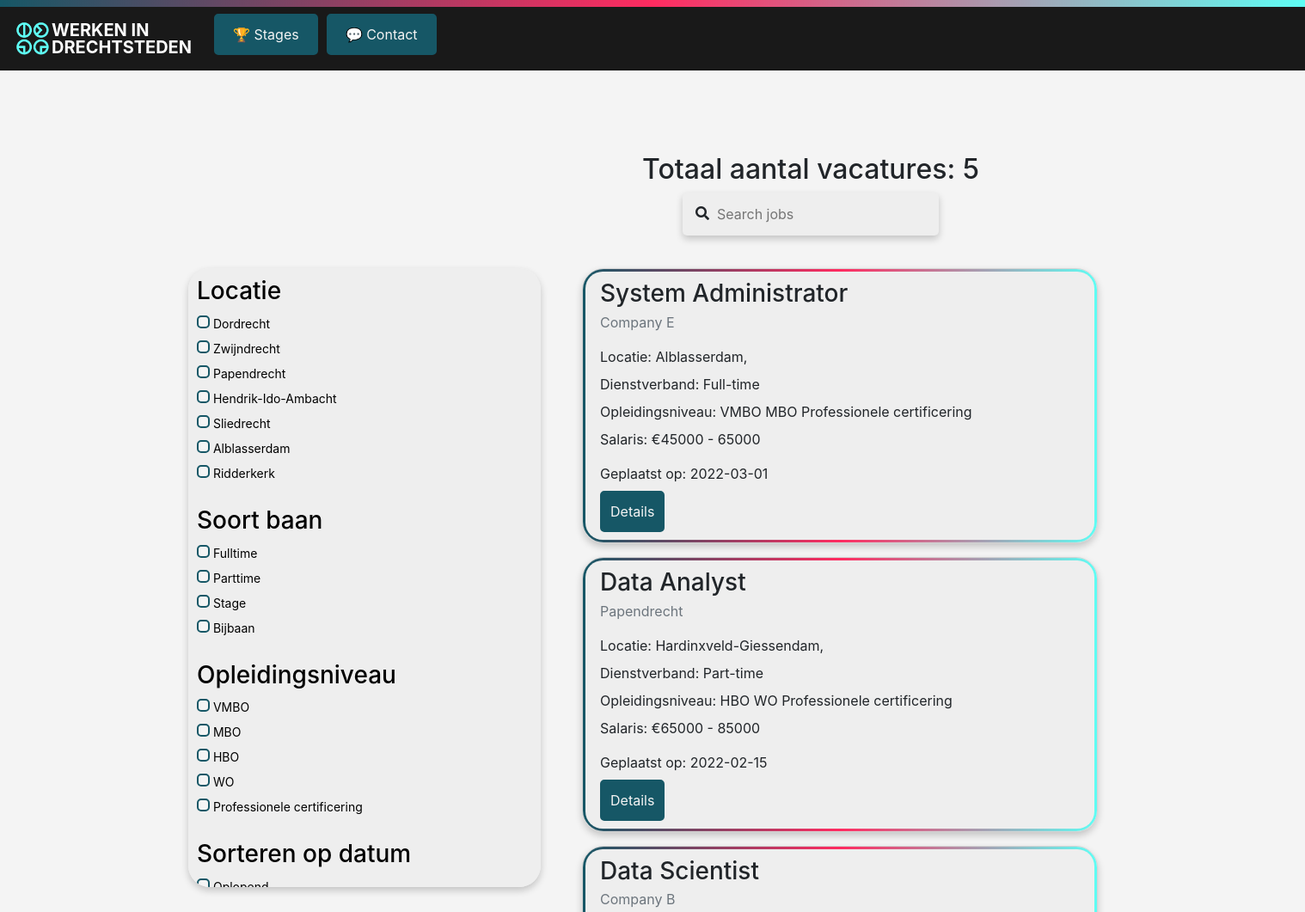
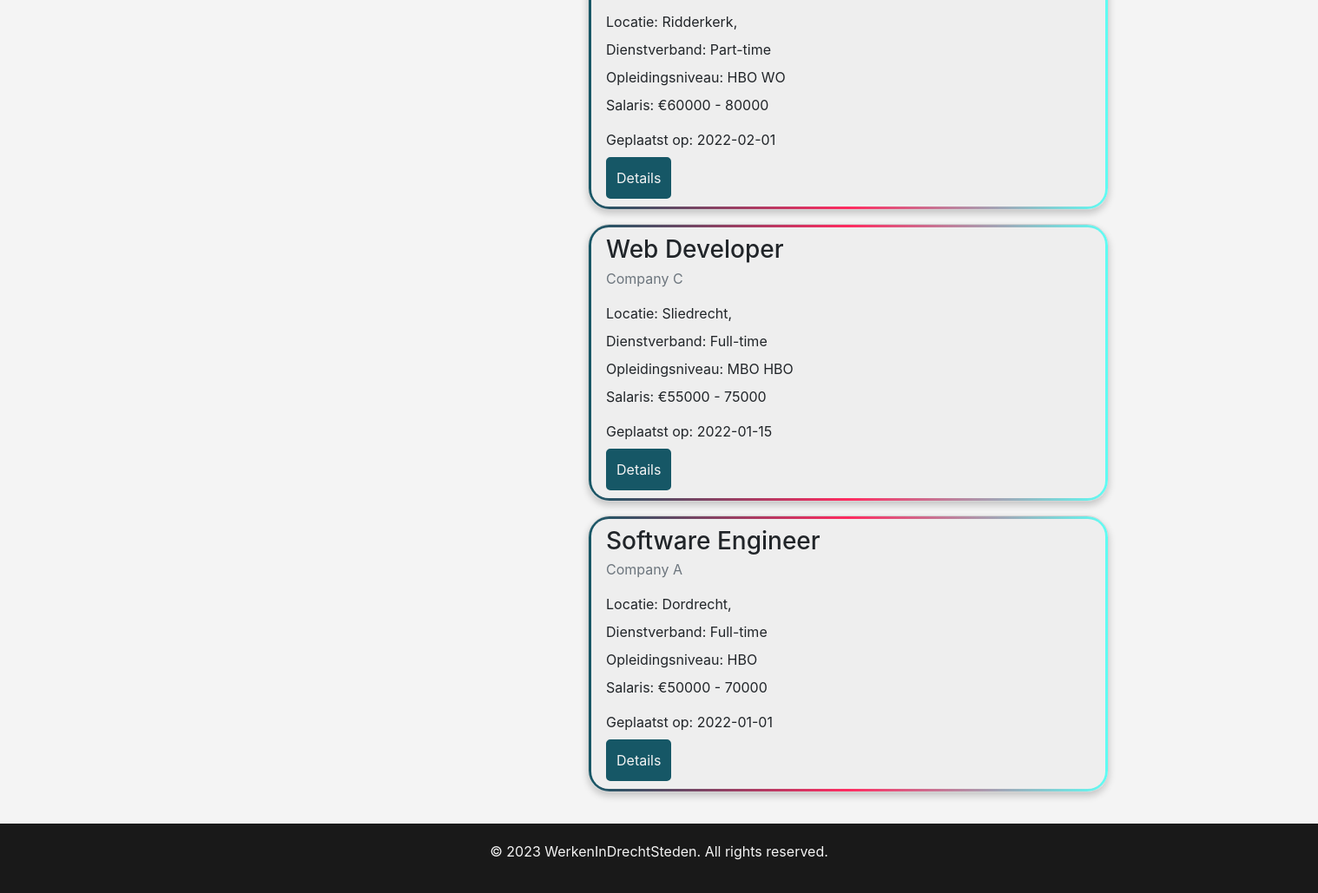
The page / on the database its author committed (2 pictures, top to bottom).
### jobsearch/models.py (models this page shows, shortened)
class JobListing(models.Model):
    job_title = models.CharField(max_length=200)
    employer_name = models.CharField(max_length=200)
    job_city = models.CharField(max_length=200)
    job_employment_type = models.CharField(max_length=200)
    job_educational_level = models.JSONField()  # Requires Django 3.1+
    job_min_salary = models.IntegerField()
    job_max_salary = models.IntegerField()
    job_posted_at_datetime_utc = models.DateTimeField()
    job_description = models.TextField()
    employer_website = models.URLField()

### jobsearch/views.py (the view)
# urls.py: path("", views.main_page, name="main_page"),
def main_page(request, page=1):
    job_listings = JobListing.objects.all().order_by('-job_posted_at_datetime_utc').values()
    location_values = request.GET.getlist("location")
    type_values = request.GET.getlist("type")
    education_values = request.GET.getlist("education")
    sort_date = request.GET.get("sort_date", "")
    sort_title = request.GET.get("sort_title", "")
    query = request.GET.get("query", "")
    if ":" in query:
        query_dict = dict(item.split(":") for item in query.split(", ") if ":" in item)
    else:
        query_dict = {"title": query}
    filters = {
        "location": lambda job, values: job["job_city"].lower() in [value.lower() for value in
                                                                    values] if values else True,
        "type": lambda job, values: job["job_employment_type"].replace(" ", "").lower() in [
            value.replace(" ", "").lower() for value in values] if values else True,
        "education": lambda job, values: any(job["job_educational_level"].get(level) == True for level in values),
        "title": lambda job, values: any(term in job["job_title"].lower() for term in values[0].lower().split()),
        "employer": lambda job, values: any(term in job["employer_name"].lower() for term in values[0].lower().split()),
    }
    if location_values:
        job_listings = [job for job in job_listings if filters["location"](job, location_values)]
    if type_values:
        job_listings = [job for job in job_listings if filters["type"](job, type_values)]
    if education_values:
        job_listings = [job for job in job_listings if filters["education"](job, education_values)]
    for filter_name, filter_func in filters.items():
        filter_values = query_dict.get(filter_name, "").split()
        if filter_values:
            job_listings = [job for job in job_listings if filter_func(job, filter_values)]
    sort_date = request.GET.get("sort_date", "")
    sort_title = request.GET.get("sort_title", "")
    sort_options = {
        "sort_date": lambda: job_listings.order_by(
            "-job_posted_at_datetime_utc" if sort_date.lower() == "desc" else "job_posted_at_datetime_utc"),
        "sort_title": lambda: job_listings.order_by("-job_title" if sort_title.lower() == "desc" else "job_title"),
    }
    for sort_name, sort_func in sort_options.items():
        sort_value = request.GET.get(sort_name, "")
        if sort_value:
            job_listings = sort_func()
    for job in job_listings:
        job["salary"] = f"{job['job_min_salary']} - {job['job_max_salary']}"
    total_jobs = len(job_listings)
    paginator = Paginator(job_listings, 10)
    page_obj = paginator.get_page(page)
    return django.shortcuts.render(
        request,
        "jobsearch/main_page.html",
        {
            "page_obj": page_obj,
            "results_count": len(job_listings),
            "total_jobs": total_jobs,
        },
    )

### jobsearch/templates/jobsearch/main_page.html (shortened to what this page needs)
{% extends "jobsearch/base.html" %}
{% load static %}
{% block content %}
<main class="container mt-5">
    <div class="content-column">
        <h2 class="job-count">Totaal aantal vacatures: {{ total_jobs }}</h2>
        <div class="filter-section">
            <div class="search-bar-wrapper">
                <div class="search-bar">
                    <form method="GET" action="">
                        <label>
                            <input type="text" name="query" placeholder="Search jobs" value="{{ request.GET.query }}">
                        </label>
                    </form>
                    <i class="fas fa-search"></i>
                </div>
            </div>
        </div>
        <section class="d-flex">
            <form method="get" class="form-filter mr-5">
                <div class="filter-section">
                    <h3>Locatie</h3>
                    <div class="checkbox">
                        <div>
                            <input type="checkbox" id="location1" name="location" value="Dordrecht">
                            <label for="location1">Dordrecht</label>
                        </div>
                        <div>
                            <input type="checkbox" id="location2" name="location" value="Zwijndrecht">
                            <label for="location2">Zwijndrecht</label>
                        </div>
                        <div>
                            <input type="checkbox" id="location3" name="location" value="Papendrecht">
                            <label for="location3">Papendrecht</label>
                        </div>
                        <div>
                            <input type="checkbox" id="location4" name="location" value="Hendrik-Ido-Ambacht">
                            <label for="location4">Hendrik-Ido-Ambacht</label>
                        </div>
                        <div>
                            <input type="checkbox" id="location5" name="location" value="Sliedrecht">
                            <label for="location5">Sliedrecht</label>
                        </div>
                        <div>
                            <input type="checkbox" id="location6" name="location" value="Alblasserdam">
                            <label for="location6">Alblasserdam</label>
                        </div>
                        <div>
                            <input type="checkbox" id="location7" name="location" value="Ridderkerk">
                            <label for="location7">Ridderkerk</label>
                        </div>
                    </div>
                </div>
                <div class="filter-section">
                    <h3>Soort baan</h3>
                    <div class="checkbox">
                        <div>
                            <input type="checkbox" id="type1" name="type" value="Full-time">
                            <label for="type1">Fulltime</label>
                        </div>
                        <div>
                            <input type="checkbox" id="type2" name="type" value="Part-time">
                            <label for="type2">Parttime</label>
                        </div>
                        <div>
                            <input type="checkbox" id="type3" name="type" value="Stage">
                            <label for="type3">Stage</label>
                        </div>
                        <div>
                            <input type="checkbox" id="type4" name="type" value="Bijbaan">
                            <label for="type4">Bijbaan</label>
                        </div>
                    </div>
                </div>
                <div class="filter-section">
                    <h3>Opleidingsniveau</h3>
                    <div class="checkbox">
                        <div>
                            <input type="checkbox" id="education1" name="education" value="high_school">
                            <label for="education1">VMBO</label>
                        </div>
                        <div>
                            <input type="checkbox" id="education2" name="education" value="associates_degree">
                            <label for="education2">MBO</label>
                        </div>
                        <div>
                            <input type="checkbox" id="education3" name="education" value="bachelors_degree">
                            <label for="education3">HBO</label>
                        </div>
                        <div>
                            <input type="checkbox" id="education4" name="education" value="postgraduate_degree">
                            <label for="education4">WO</label>
                        </div>
                        <div>
                            <input type="checkbox" id="education5" name="education" value="professional_certification">
                            <label for="education5">Professionele certificering</label>
                        </div>
                    </div>
                </div>
                <div class="filter-section">
                    <h3>Sorteren op datum</h3>
                    <div class="checkbox">
                        <div>
                            <input type="radio" id="date_asc" name="sort_date" value="asc">
                            <label for="date_asc">Oplopend</label>
                        </div>
                    </div>
                </div>
            </form>
            <div class="job-listings flex-grow-1">
                {% for job in page_obj %}
                <div class="job-listings flex-grow-1">
                    <li class="list-group-item mb-3 company">
                            <h3 class="mb-1">{{ job.job_title }}</h3>
                        <p class="text-muted">{{ job.employer_name }}</p>
                        <p class="mb-2">Locatie: {{ job.job_city }}, {{ job.job_state }}</p>
                        <p class="mb-2">Dienstverband: {{ job.job_employment_type }}</p>
                        <p class="mb-2">
                            Opleidingsniveau:
                            {% if True in job.job_educational_level.values %}
                                {% for level, required in job.job_educational_level.items %}
                                    {% if required %}
                                        {% if level == "high_school" %}
                                            VMBO
                                        {% elif level == "associates_degree" %}
                                            MBO
                                        {% elif level == "bachelors_degree" %}
                                            HBO
                                        {% elif level == "postgraduate_degree" %}
                                            WO
                                        {% elif level == "professional_certification" %}
                                            Professionele certificering
                                        {% endif %}
                                    {% endif %}
                                {% endfor %}
                            {% else %}
                                Not required
                            {% endif %}
                        </p>
                        {% if job.job_min_salary and job.job_max_salary %}
                        <p>Salaris: €{{ job.job_min_salary }} - {{ job.job_max_salary }}</p>
                        {% endif %}
                        <p class="mb-2">Geplaatst op: {{ job.job_posted_at_datetime_utc|date:"Y-m-d" }}</p>
                        <button type="button" class="btn btn-primary" data-toggle="modal" data-target="#jobModal{{ forloop.counter }}">
                            Details
                        </button>
                    </li>
                </div>
                {% endfor %}
                <div class="pagination-buttons">
                </div>
            </div>
        </section>
    </div>
</main>
{% endblock %}

### jobsearch/templates/jobsearch/base.html (shortened to what this page needs)
{% load static %}
<!DOCTYPE html>
<html lang="en">
<head>
    <link rel="stylesheet" href="https://stackpath.bootstrapcdn.com/bootstrap/4.5.2/css/bootstrap.min.css">
    <link rel="stylesheet" href="https://cdnjs.cloudflare.com/ajax/libs/font-awesome/5.15.4/css/all.min.css">
    <link rel="stylesheet" type="text/css" href="{% static 'css/style.css' %}">
    <link rel="stylesheet" href="{% static 'image/logo.png' %}">
</head>
<body>
    <div class="topbar"></div>
    <nav class="navbar navbar-expand-lg navbar-dark">
        <img src="{% static 'image/logo.png' %}" alt="logo" class="logo">
        <a href="/" class="navbar-brand">WERKEN IN<br>DRECHTSTEDEN</a>
        <div class="collapse navbar-collapse" id="navbarNav">
            <ul class="navbar-nav mr-auto">
                <li class="nav-item">
                    <a class="nav-link" href="/"> 🏆 Stages</a>
                </li>
                <li class="nav-item">
                    <a class="nav-link" href="https://drechttalent.nl/"> 💬 Contact</a>
                </li>
            </ul>
        </div>
    </nav>
    <main class="container mt-5">
        {% block content %}
        {% endblock %}
    </main>
    <footer class="footer">
        <p>&copy; 2023 WerkenInDrechtSteden. All rights reserved.</p>
    </footer>
</body>
</html>

### static/css/style.css (style rules this page uses)
* { margin: 0; padding: 0; box-sizing: border-box }
body { overflow-x: hidden; background-color: #f4f4f4; display: flex; flex-direction: column; min-height: 100vh }
.logo { height: 44px; width: auto }
.navbar { background-color: #191919 }
.navbar-brand { font-weight: 700; line-height: 1 }
.modal-content::before,.topbar { background: linear-gradient(to right,#165766,#ff2b60,#5efdf4) }
.topbar { height: 8px }
.container { display: flex; flex-direction: row }
.content-column { display: flex; flex-direction: column; align-items: center }
.nav-link,.nav-link:hover { background-color: #165766!important }
.nav-link { margin-left: 10px; margin-bottom: 10px; color: #f4f4f4!important; border: 2px solid #165766!important; border-radius: 5px!important; padding: 10px 20px!important; cursor: pointer!important; transition: all .3s!important; text-align: center }
.form-filter,.list-group-item { height: auto; box-shadow: 0 4px 8px rgba(0,0,0,.2); transition: .3s }
.list-group-item { position: relative; background-color: transparent; border-radius: 25px!important; width: 600px; z-index: 1; overflow: hidden }
.list-group-item::before { content: ""; position: absolute; top: 0; bottom: 0; left: 0; right: 0; background: linear-gradient(to right,#165766,#ff2b60,#5efdf4); z-index: -2 }
.list-group-item::after { content: ""; position: absolute; top: 3px; bottom: 3px; left: 3px; right: 3px; background: #eee; z-index: -1; border-radius: 20px!important }
.form-filter { position: sticky; scroll-behavior: smooth; width: 800px; font-size: 14px; color: #000; flex: 1; top: 5%; bottom: 10%; overflow: auto; background-color: #eee; padding: 10px; border-radius: 25px; max-height: 90vh }
.filter-section,.form-filter { margin-bottom: 20px }
.filter-section h3 { margin-bottom: 10px }
.filter-section input[type=text],.filter-section select { width: 100%; padding: 10px; margin-bottom: 10px; border: 2px solid #165766; border-radius: 5px }
.search-bar { position: relative; padding: 0; width: 100%; box-sizing: border-box }
.search-bar input[type=text] { padding-left: 40px; width: 100%; border: 0; box-shadow: 0 4px 8px rgba(0,0,0,.2); background-color: #eee; height: 50px }
.search-bar .fa-search { position: absolute; top: 16px; left: 15px }
.btn-primary,input[type=checkbox],input[type=radio] { border: 2px solid #165766; border-radius: 5px; cursor: pointer; transition: all .3s }
.btn-primary { background-color: #165766; color: #f4f4f4; padding: 10px }
.pagination-buttons { color: #f4f4f4; border-radius: 5px; padding: 10px; cursor: pointer; transition: all .3s; display: flex; justify-content: center; gap: 10px; grid-column: 1/-1 }
.footer { background-color: #191919; color: #f4f4f4; padding: 20px; text-align: center }
input[type=checkbox],input[type=radio] { appearance: none; background-color: #f4f4f4; height: 15px; width: 15px }
.search-bar-wrapper { position: relative; }

### rows shown on the page
JobListing: job_title "System Administrator", employer_name "Company E", job_city "Alblasserdam", job_employment_type "Full-time", job_min_salary "45000", job_max_salary "65000", job_posted_at_datetime_utc "2022-03-01"
JobListing: job_title "Data Analyst", employer_name "Papendrecht", job_city "Hardinxveld-Giessendam", job_employment_type "Part-time", job_min_salary "65000", job_max_salary "85000", job_posted_at_datetime_utc "2022-02-15"
JobListing: job_title "Data Scientist", employer_name "Company B", job_city "Ridderkerk", job_employment_type "Part-time", job_min_salary "60000", job_max_salary "80000", job_posted_at_datetime_utc "2022-02-01"
JobListing: job_title "Web Developer", employer_name "Company C", job_city "Sliedrecht", job_employment_type "Full-time", job_min_salary "55000", job_max_salary "75000", job_posted_at_datetime_utc "2022-01-15"
JobListing: job_title "Software Engineer", employer_name "Company A", job_city "Dordrecht", job_employment_type "Full-time", job_min_salary "50000", job_max_salary "70000", job_posted_at_datetime_utc "2022-01-01"

### other values the page prints
{{ total_jobs }} "5"
